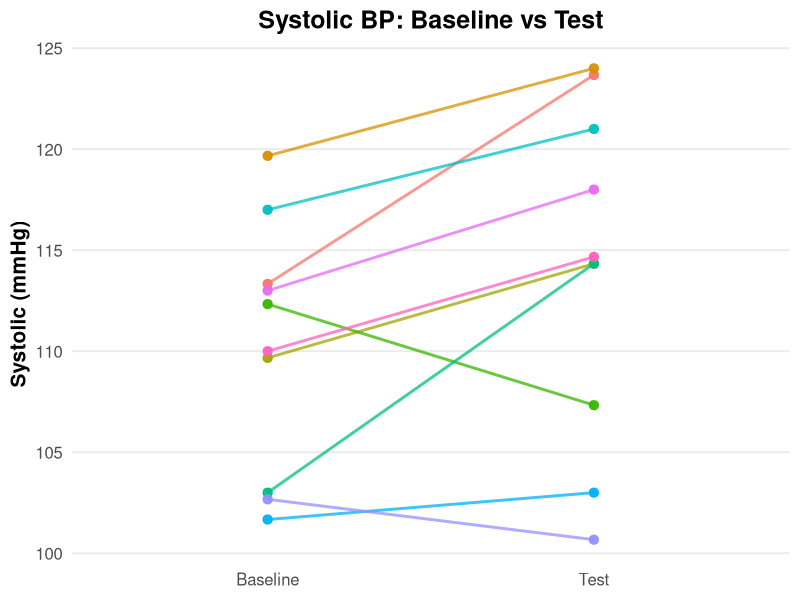
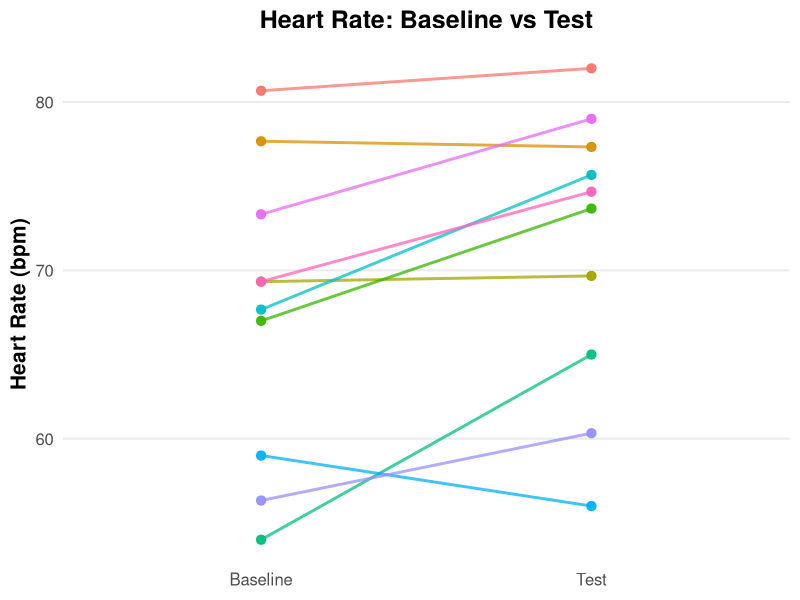

Write R code to recreate these figures, in order. (Note: this script raises an error after producing the figures.)
#paired t test for sys and hr 

# Systolic values
systolic_baseline <- c(113.33, 119.67, 109.67, 112.33, 103,    117, 101.67, 102.67, 113, 110 )   # Baseline averages
systolic_test     <- c(123.67, 124,    114.33, 107.33, 114.33, 121, 103,    100.67, 118, 114.67)   # During test averages

# Heart rate values
hr_baseline <- c(80.67, 77.67, 69.33, 67,    54, 67.67, 59, 56.33, 73.33,69.33)
hr_test     <- c(82,    77.33, 69.67, 73.67, 65, 75.67, 56, 60.33, 79,   74.67)

# ---- Systolic values ----
systolic_baseline <- c(113.33, 119.67, 109.67, 112.33, 103, 
                       117, 101.67, 102.67, 113, 110)

systolic_test <- c(123.67, 124, 114.33, 107.33, 114.33, 
                   121, 103, 100.67, 118, 114.67)

# ---- Paired t-test ----
t_systolic <- t.test(systolic_baseline, systolic_test, paired = TRUE)
print(t_systolic)

# ---- Build dataframe (make Subject a factor) ----
df_systolic <- data.frame(
  Condition = rep(c("Baseline", "Test"), each = length(systolic_baseline)),
  Value     = c(systolic_baseline, systolic_test),
  Subject   = factor(rep(1:length(systolic_baseline), times = 2))  # <-- factor here
)

# ---- Plot ----
library(ggplot2)

theme_set(theme_minimal(base_size = 15, base_family = "Helvetica"))

p_sys <- ggplot(df_systolic, aes(x = Condition, y = Value, group = Subject, color = Subject)) +
  geom_line(alpha = 0.75, linewidth = 1) +
  geom_point(size = 2.8, alpha = 0.95) +
  labs(
    title = "Systolic BP: Baseline vs Test",
    y = "Systolic (mmHg)",
    x = NULL
  ) +
  theme(
    plot.title = element_text(face = "bold", size = 18, hjust = 0.5),
    axis.title = element_text(face = "bold"),
    panel.grid.major.x = element_blank(),
    panel.grid.minor   = element_blank(),
    legend.position = "none"   # removes participant legend
  )

p_sys

# ---- Paired t-test ----
t_hr <- t.test(hr_baseline, hr_test, paired = TRUE)
print(t_hr)

# ---- Build dataframe (make Subject a factor) ----
df_hr <- data.frame(
  Condition = rep(c("Baseline", "Test"), each = length(hr_baseline)),
  Value     = c(hr_baseline, hr_test),
  Subject   = factor(rep(1:length(hr_baseline), times = 2))
)

# ---- Plot ----
library(ggplot2)

theme_set(theme_minimal(base_size = 15, base_family = "Helvetica"))

p_hr <- ggplot(df_hr, aes(x = Condition, y = Value, group = Subject, color = Subject)) +
  geom_line(alpha = 0.75, linewidth = 1) +
  geom_point(size = 2.8, alpha = 0.95) +
  labs(
    title = "Heart Rate: Baseline vs Test",
    y = "Heart Rate (bpm)",
    x = NULL
  ) +
  theme(
    plot.title = element_text(face = "bold", size = 18, hjust = 0.5),
    axis.title = element_text(face = "bold"),
    panel.grid.major.x = element_blank(),
    panel.grid.minor   = element_blank(),
    legend.position = "none"   # remove participant legend
  )

p_hr

#STATISTICAL TEST
shapiro.test(diff_systolic)
shapiro.test(diff_hr)

t.test(systolic_baseline, systolic_test, paired=TRUE)
t.test(hr_baseline, hr_test, paired = TRUE)
wilcox.test(hr_baseline, hr_test, paired = TRUE)

#paired t test for percent increase in sys and hr
# ---- Percent change calculations ----
pct_sys <- ((systolic_test - systolic_baseline) / systolic_baseline) * 100
pct_hr  <- ((hr_test - hr_baseline) / hr_baseline) * 100

# ---- Build dataframes ----
df_pct_sys <- data.frame(
  Subject = factor(1:length(pct_sys)),
  PercentChange = pct_sys
)

df_pct_hr <- data.frame(
  Subject = factor(1:length(pct_hr)),
  PercentChange = pct_hr
)

# ---- Plot for systolic percent change ----
library(ggplot2)

p_pct_sys <- ggplot(df_pct_sys, aes(x = Subject, y = PercentChange, color = Subject)) +
  geom_point(size = 3, alpha = 0.9) +
  geom_hline(yintercept = 0, linetype = "dashed", color = "gray40") +
  stat_summary(fun = mean, geom = "point", shape = 21, size = 4, fill = "white", color = "black") +
  labs(
    title = "Percent Change in Systolic BP",
    y = "Percent Change (%)",
    x = "Participant"
  ) +
  theme_minimal(base_size = 15) +
  theme(
    plot.title = element_text(face = "bold", size = 18, hjust = 0.5),
    axis.title = element_text(face = "bold"),
    legend.position = "none"
  )

# ---- Plot for HR percent change ----
p_pct_hr <- ggplot(df_pct_hr, aes(x = Subject, y = PercentChange, color = Subject)) +
  geom_point(size = 3, alpha = 0.9) +
  geom_hline(yintercept = 0, linetype = "dashed", color = "gray40") +
  stat_summary(fun = mean, geom = "point", shape = 21, size = 4, fill = "white", color = "black") +
  labs(
    title = "Percent Change in Heart Rate",
    y = "Percent Change (%)",
    x = "Participant"
  ) +
  theme_minimal(base_size = 15) +
  theme(
    plot.title = element_text(face = "bold", size = 18, hjust = 0.5),
    axis.title = element_text(face = "bold"),
    legend.position = "none"
  )

# ---- Show plots ----
p_pct_sys
p_pct_hr

#paired t test for rate pressure product
# ---- Compute RPP ----
rpp_baseline <- systolic_baseline * hr_baseline
rpp_test     <- systolic_test * hr_test

# ---- Paired t-test ----
t_rpp <- t.test(rpp_baseline, rpp_test, paired = TRUE)
print(t_rpp)

# ---- Optional: Build dataframe for plotting ----
df_rpp <- data.frame(
  Condition = rep(c("Baseline", "Test"), each = length(rpp_baseline)),
  Value     = c(rpp_baseline, rpp_test),
  Subject   = factor(rep(1:length(rpp_baseline), times = 2))
)

library(ggplot2)
theme_set(theme_minimal(base_size = 15))

p_rpp <- ggplot(df_rpp, aes(x = Condition, y = Value, group = Subject, color = Subject)) +
  geom_line(alpha = 0.75, linewidth = 1) +
  geom_point(size = 2.8, alpha = 0.95) +
  labs(
    title = "Rate Pressure Product (RPP): Baseline vs Test",
    y = "RPP (Systolic × HR)",
    x = NULL
  ) +
  theme(
    plot.title = element_text(face = "bold", size = 18, hjust = 0.5),
    axis.title = element_text(face = "bold"),
    panel.grid.major.x = element_blank(),
    panel.grid.minor   = element_blank(),
    legend.position = "none"
  )

p_rpp

install.packages("patchwork")
library(ggplot2)
library(patchwork)

# ---- 0) Align lengths & drop NA/Inf pairwise across all four vectors ----
n <- min(length(systolic_baseline), length(systolic_test),
         length(hr_baseline),       length(hr_test))

sb <- systolic_baseline[seq_len(n)]
st <- systolic_test[seq_len(n)]
hb <- hr_baseline[seq_len(n)]
ht <- hr_test[seq_len(n)]

keep <- is.finite(sb) & is.finite(st) & is.finite(hb) & is.finite(ht)
sb <- sb[keep]; st <- st[keep]; hb <- hb[keep]; ht <- ht[keep]

# ---- 1) Derived quantities ----
d_sys <- st - sb
d_hr  <- ht - hb

pct_sys <- 100 * d_sys / sb
pct_hr  <- 100 * d_hr  / hb

# ---- 2) Helper to choose a sensible binwidth ----
fd_binwidth <- function(x) {
  bw <- 2 * IQR(x) / (length(x)^(1/3))
  if (!is.finite(bw) || bw <= 0) {
    # fallback: Sturges/FD hybrid
    diff(range(x)) / max(8, ceiling(log2(length(x)) + 1))
  } else bw
}

# ---- 3) Individual plots ----
p_hist_sys <- ggplot(data.frame(diff = d_sys), aes(diff)) +
  geom_histogram(binwidth = fd_binwidth(d_sys), color = "white",
                 fill = "steelblue", alpha = 0.9, boundary = 0) +
  geom_vline(xintercept = 0, linetype = "dashed", color = "gray40") +
  labs(title = "Systolic: Paired Differences",
       subtitle = "Test − Baseline (mmHg)",
       x = "Δ Systolic (mmHg)", y = "Count") +
  theme_minimal(base_size = 14) +
  theme(plot.title = element_text(face = "bold"))

p_hist_hr <- ggplot(data.frame(diff = d_hr), aes(diff)) +
  geom_histogram(binwidth = fd_binwidth(d_hr), color = "white",
                 fill = "tomato", alpha = 0.9, boundary = 0) +
  geom_vline(xintercept = 0, linetype = "dashed", color = "gray40") +
  labs(title = "Heart Rate: Paired Differences",
       subtitle = "Test − Baseline (bpm)",
       x = "Δ Heart Rate (bpm)", y = "Count") +
  theme_minimal(base_size = 14) +
  theme(plot.title = element_text(face = "bold"))

p_hist_pct_sys <- ggplot(data.frame(pct = pct_sys), aes(pct)) +
  geom_histogram(binwidth = fd_binwidth(pct_sys), color = "white",
                 fill = "steelblue", alpha = 0.9, boundary = 0) +
  geom_vline(xintercept = 0, linetype = "dashed", color = "gray40") +
  labs(title = "Systolic: Percent Change",
       subtitle = "(Test − Baseline) / Baseline × 100",
       x = "Percent change (%)", y = "Count") +
  theme_minimal(base_size = 14) +
  theme(plot.title = element_text(face = "bold"))

p_hist_pct_hr <- ggplot(data.frame(pct = pct_hr), aes(pct)) +
  geom_histogram(binwidth = fd_binwidth(pct_hr), color = "white",
                 fill = "tomato", alpha = 0.9, boundary = 0) +
  geom_vline(xintercept = 0, linetype = "dashed", color = "gray40") +
  labs(title = "Heart Rate: Percent Change",
       subtitle = "(Test − Baseline) / Baseline × 100",
       x = "Percent change (%)", y = "Count") +
  theme_minimal(base_size = 14) +
  theme(plot.title = element_text(face = "bold"))

# ---- 4) Compose 2x2 panel ----
final_panel <- (p_hist_sys | p_hist_hr) / (p_hist_pct_sys | p_hist_pct_hr) +
  plot_annotation(
    title = "Distributions of Change: Systolic BP and Heart Rate",
    theme = theme(plot.title = element_text(face = "bold", hjust = 0.5, size = 16))
  )

final_panel
